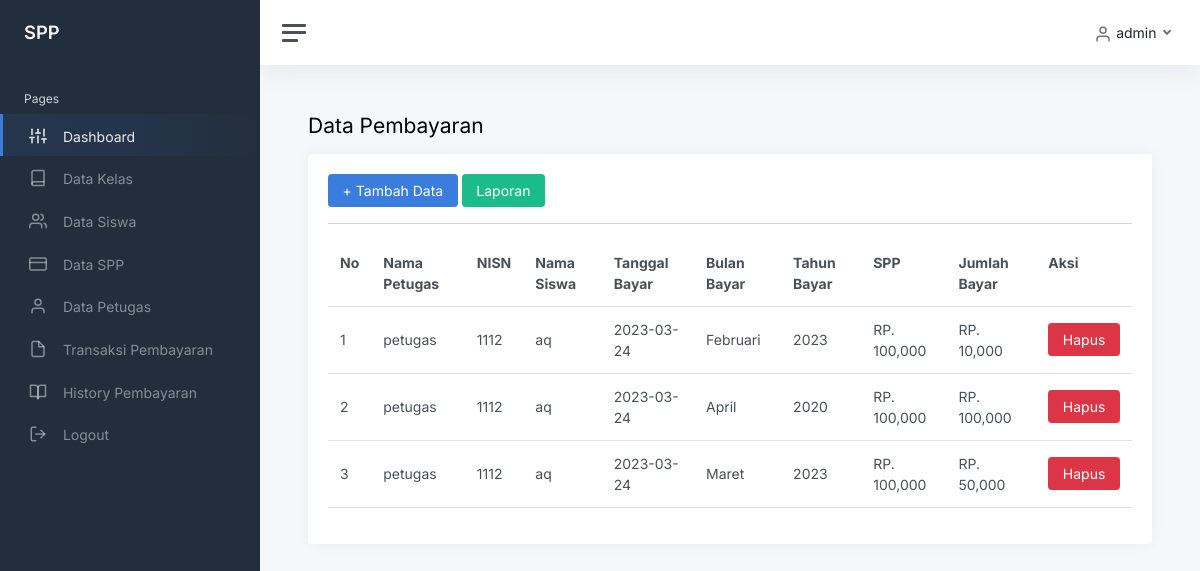
The app's page /index.php?page=history (signed in) with its own data.
### tables this page shows
CREATE TABLE `pembayaran` (
  `id_pembayaran` int(11) NOT NULL,
  `id_petugas` int(11) DEFAULT NULL,
  `nisn` char(10) DEFAULT NULL,
  `tgl_bayar` date DEFAULT NULL,
  `bulan_bayar` varchar(8) DEFAULT NULL,
  `tahun_bayar` varchar(4) DEFAULT NULL,
  `id_spp` int(11) DEFAULT NULL,
  `jumlah_bayar` int(11) DEFAULT NULL
);

CREATE TABLE `petugas` (
  `id_petugas` int(11) NOT NULL,
  `username` varchar(25) DEFAULT NULL,
  `password` varchar(32) DEFAULT NULL,
  `nama_petugas` text,
  `level` enum('admin','petugas') DEFAULT NULL
);

CREATE TABLE `siswa` (
  `nisn` char(10) NOT NULL,
  `nis` char(8) DEFAULT NULL,
  `nama` varchar(35) DEFAULT NULL,
  `id_kelas` int(11) DEFAULT NULL,
  `alamat` text,
  `no_telepon` varchar(13) DEFAULT NULL,
  `password` varchar(32) DEFAULT NULL
);

CREATE TABLE `spp` (
  `id_spp` int(11) NOT NULL,
  `tahun` int(11) DEFAULT NULL,
  `nominal` int(11) DEFAULT NULL
);

### history.php (the view)
<h1 class="h3 mb-3">Data Pembayaran</h1>
    <div class="row">
        <div class="col-12">
            <div class="card">
                <div class="card-body">
                    <?php
                        if (isset($_SESSION['user']['level'])) {
                    ?>
                    <a href="?page=pembayaran" class="btn btn-primary">+ Tambah Data</a>
                    <?php
                        if ($_SESSION['user']['level'] == 'admin') {
                    ?>
                    <a href="laporan.php" target="_blank" class="btn btn-success">Laporan</a><hr>
                    <?php } }?>
                    <table class="table">
                        <tr>
                            <th>No</th>
                            <th>Nama Petugas</th>
                            <th>NISN</th>
                            <th>Nama Siswa</th>
                            <th>Tanggal Bayar</th>
                            <th>Bulan Bayar</th>
                            <th>Tahun Bayar</th>
                            <th>SPP</th>
                            <th>Jumlah Bayar</th>
                            <?php
                                if (isset($_SESSION['user']['level'])) {
                                    $where = "";
                            ?>
                            <th>Aksi</th>
                            <?php } else {
                                $where = " WHERE pembayaran.nisn=" . $_SESSION['user']['nisn'];
                            }
                            ?>
                        </tr>
                            <?php
                            $i=1;
                            $query = mysqli_query($koneksi, "SELECT * FROM pembayaran LEFT JOIN petugas on petugas.id_petugas = pembayaran.id_petugas LEFT JOIN siswa ON siswa.nisn = pembayaran.nisn LEFT JOIN spp ON spp.id_spp = pembayaran.id_spp $where");
                            while ($data = mysqli_fetch_array($query)) {
                                ?>
                                <tr>
                                    <td><?php echo $i; ?></td>
                                    <td><?php echo $data['nama_petugas']; ?></td>
                                    <td><?php echo $data['nisn']; ?></td>
                                    <td><?php echo $data['nama']; ?></td>
                                    <td><?php echo $data['tgl_bayar']; ?></td>
                                    <td><?php echo $data['bulan_bayar']; ?></td>
                                    <td><?php echo $data['tahun_bayar']; ?></td>
                                    <td>RP. <?php echo number_format($data['nominal']); ?></td>
                                    <td>RP. <?php echo number_format($data['jumlah_bayar']); ?></td>
                                    <?php
                                        if (isset($_SESSION['user']['level'])) {
                                    ?>
                                    <td>
                                        <a href="?page=pembayaran_hapus&id=<?php echo $data['id_pembayaran'];?>" class="btn btn-danger">Hapus</a>
                                    </td>
                                    <?php } ?>
                                </tr>
                                <?php
                                $i++;
                            }
                            ?>
                    </table>
                </div>
            </div>
        </div>
    </div>

### index.php (shortened to what this page needs)
<!DOCTYPE html>
<html lang="en">
<head>
	<link href="css/app.css" rel="stylesheet">
</head>
<body>
	<div class="wrapper">
		<nav id="sidebar" class="sidebar js-sidebar">
			<div class="sidebar-content js-simplebar">
				<a class="sidebar-brand" href="index.html">
          <span class="align-middle">SPP</span>
        </a>
				<ul class="sidebar-nav">
					<li class="sidebar-header">
						Pages
					</li>
					<li class="sidebar-item active">
						<a class="sidebar-link" href="index.php">
              <i class="align-middle" data-feather="sliders"></i> <span class="align-middle">Dashboard</span>
            </a>
					</li>
					<?php
					if (isset($_SESSION['user']['level'])){
					if ($_SESSION['user']['level'] == 'admin') {
					?>
					<li class="sidebar-item">
						<a class="sidebar-link" href="index.php?page=kelas">
              <i class="align-middle" data-feather="book"></i> <span class="align-middle">Data Kelas</span>
            </a>
					</li>
                    <li class="sidebar-item">
						<a class="sidebar-link" href="index.php?page=siswa">
              <i class="align-middle" data-feather="users"></i> <span class="align-middle">Data Siswa</span>
            </a>
					</li>
                    <li class="sidebar-item">
						<a class="sidebar-link" href="index.php?page=spp">
              <i class="align-middle" data-feather="credit-card"></i> <span class="align-middle">Data SPP</span>
            </a>
					</li>
                    <li class="sidebar-item">
						<a class="sidebar-link" href="index.php?page=petugas">
              <i class="align-middle" data-feather="user"></i> <span class="align-middle">Data Petugas</span>
            </a>
					</li>
					<?php
					}
					?>
                    <li class="sidebar-item">
						<a class="sidebar-link" href="index.php?page=pembayaran">
              <i class="align-middle" data-feather="file"></i> <span class="align-middle">Transaksi Pembayaran</span>
            </a>
					</li>
					<?php
					}
					?>
                    <li class="sidebar-item">
						<a class="sidebar-link" href="index.php?page=history">
              <i class="align-middle" data-feather="book-open"></i> <span class="align-middle">History Pembayaran</span>
            </a>
					</li>
					<li class="sidebar-item">
						<a class="sidebar-link" href="logout.php">
              <i class="align-middle" data-feather="log-out"></i> <span class="align-middle">Logout</span>
            </a>
					</li>
				</ul>
			</div>
		</nav>
		<div class="main">
			<nav class="navbar navbar-expand navbar-light navbar-bg">
				<a class="sidebar-toggle js-sidebar-toggle">
          <i class="hamburger align-self-center"></i>
        </a>
					<?php
						if (isset($_SESSION['user']['level'])) {
					?>
				<div class="navbar-collapse collapse">
					<ul class="navbar-nav navbar-align">
						<li class="nav-item dropdown">
							<a class="nav-link dropdown-toggle d-none d-sm-inline-block" href="#" data-bs-toggle="dropdown">
                <i class="avatar img-fluid rounded me-1" data-feather="user"></i><span class="text-dark"><?php echo $_SESSION['user']['nama_petugas'];?> </span>
              				</a>
						</li>
					</ul>
				</div>
				<?php } ?>
			</nav>
			<main class="content">
				<div class="container-fluid p-0">
					<?php
                    $page = isset($_GET['page']) ? $_GET['page'] : 'home';
                    include $page . '.php';
                    ?>
				</div>
			</main>
		</div>
	</div>
</body>
</html>

### records on screen
pembayaran: id_petugas.nama_petugas "petugas", nisn.nisn "1112", nisn.nama "aq", tgl_bayar "2023-03-24", bulan_bayar "Februari", tahun_bayar "2023", id_spp.nominal "100,000", jumlah_bayar "10,000"
pembayaran: id_petugas.nama_petugas "petugas", nisn.nisn "1112", nisn.nama "aq", tgl_bayar "2023-03-24", bulan_bayar "April", tahun_bayar "2020", id_spp.nominal "100,000", jumlah_bayar "100,000"
pembayaran: id_petugas.nama_petugas "petugas", nisn.nisn "1112", nisn.nama "aq", tgl_bayar "2023-03-24", bulan_bayar "Maret", tahun_bayar "2023", id_spp.nominal "100,000", jumlah_bayar "50,000"

### other values on screen
$_SESSION['user']['nama_petugas'] "admin"
